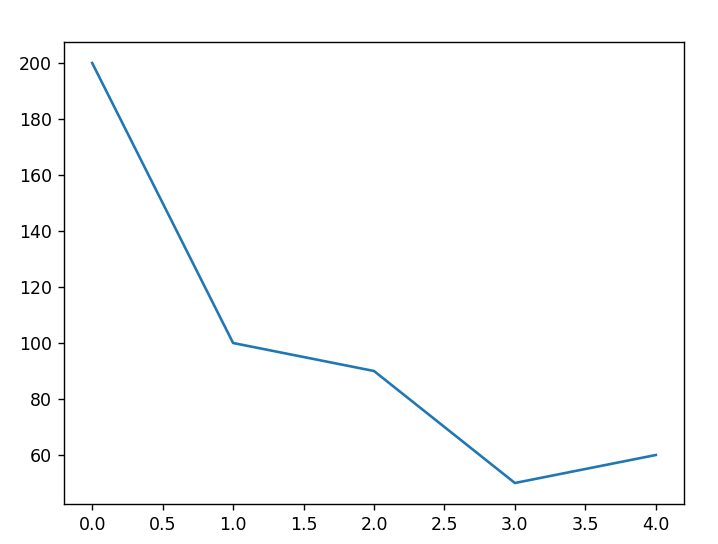

The script that drew this image:
import matplotlib.pyplot as plt
import numpy as np

ypoints=np.array([200,100,90,50,60])

plt.plot(ypoints)
plt.show()
